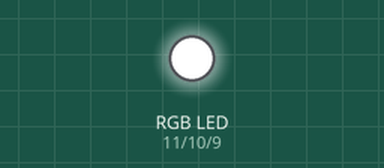
The sketch below on a simulated Arduino Uno, built with avr-gcc and run on an emulated ATmega328P. On the bench: an RGB LED mixed from three pins (HIGH = lit).

Above: at 0.1 s.
Timing chart, 0 to 1.6 s (numbered marks = the images above):
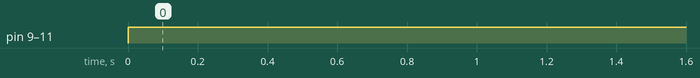

Measured:
- by itself, pin 9 (bluePin), pin 10 (greenPin), pin 11 (redPin): LOW → HIGH at 0.00 s

The sketch:

_39_RGBModule_Processing.ino
```cpp
/***********************************************************
File name: _39_RGBModule_Processing.ino
Description:Control the RGB LED emitting white red, green, blue,
            light,
Website: www.adeept.com
E-mail: support@adeept.com
Exchange learning community: https://www.adeept.com/forum/
Author: Tom
Date: 2019/02/19
*************************************************************/
int redPin = 11;   // R petal on RGB LED module connected to digital pin 11
int greenPin = 10; // G petal on RGB LED module connected to digital pin 9
int bluePin = 9;   // B petal on RGB LED module connected to digital pin 10
int temp = 0;
int RGB[3] = {0,0,0};
int data = 0;
void color (unsigned char red, unsigned char green, unsigned char blue);// the color generating function
void setup()
{
   pinMode(redPin, OUTPUT);   // sets the redPin to be an output
   pinMode(greenPin, OUTPUT); // sets the greenPin to be an output
   pinMode(bluePin, OUTPUT);  // sets the bluePin to be an output
   Serial.begin(9600);            // Start the serial port, baud rate to 9600
}
void loop()  // run over and over again
{
   int j = 0;
   while(Serial.available()){ //Detect whether the serial data
      temp  = Serial.read(); //Read back the data stored in the val
      switch(data){
        case 1: RGB[0] = temp; data = 0; break;
        case 2: RGB[1] = temp; data = 0; break;
        case 3: RGB[2] = temp; data = 0; break;
        default: break;
        }
      switch(temp){
        case 'R': data=1;  break;
        case 'G': data=2;  break;
        case 'B': data=3;  break;
        default: break;
        }
        delay(2);
   }
    color(RGB[0], RGB[1], RGB[2]); // turn the RGB LED red
    delay(100);
}
void color (unsigned char red, unsigned char green, unsigned char blue)// the color generating function
{
     analogWrite(redPin, 255-red);     // PWM signal output
     analogWrite(greenPin, 255-green); // PWM signal output
     analogWrite(bluePin, 255-blue);   // PWM signal output
}
```
